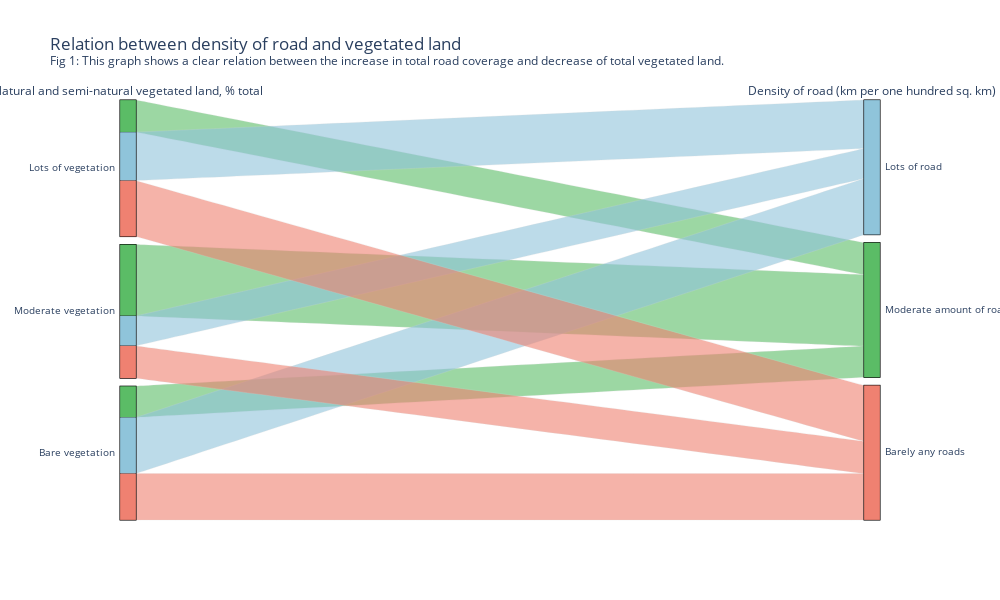

The notebook cell this image was saved under:
### Code cell
new_df_comb = df_comb.dropna(subset=['Density of road (km per one hundred sq. km)', 'Natural and semi-natural vegetated land, % total'])

new_df_comb = new_df_comb.reset_index(drop=True)

new_df_comb['qcut_road'] = pd.qcut(new_df_comb['Density of road (km per one hundred sq. km)'], q=3, labels=['Lots of road', 'Moderate amount of road', 'Barely any roads'])
new_df_comb['qcut_land'] = pd.qcut(new_df_comb['Natural and semi-natural vegetated land, % total'], q=3, labels=['Lots of vegetation', 'Moderate vegetation', 'Bare vegetation'])

comb_sorted = new_df_comb.sort_values(by='qcut_road')

layout = go.Layout(
    title='Relation between density of road and vegetated land <br><sup>Fig 1: This graph shows a clear relation between the increase in total road coverage and decrease of total vegetated land.</sup>',
    height=600, width=1000
)

colors = {
    'Lots of road': '#8fc4da',
    'Moderate amount of road': '#5bbc66',
    'Barely any roads': '#ef8171'
}

dimensions = [
        {'label': 'Natural and semi-natural vegetated land, % total',
         'values': comb_sorted['qcut_land'],
         'categoryorder': 'array', 'categoryarray': ['Lots of vegetation', 'Moderate vegetation', 'Bare vegetation']},
        {'label': 'Density of road (km per one hundred sq. km)',
         'values': comb_sorted['qcut_road'],
         'categoryorder': 'array', 'categoryarray': ['Lots of road', 'Moderate amount of road', 'Barely any roads']},
    ]

trace = go.Parcats(
    dimensions=dimensions,
    line=dict(color=comb_sorted['qcut_road'].map(colors))
)

fig1 = go.Figure(data=trace, layout=layout)

%store fig1

fig1.show()

### Figure 1 — Plotly figure (JSON) as saved in the notebook; plotly's stock layout.template omitted (floating-point values rounded to 4 significant figures; data arrays with more than 128 entries replaced by an {"elided": "..."} marker saying what was removed)
{"data": [{"dimensions": [{"categoryarray": ["Lots of vegetation", "Moderate vegetation", "Bare vegetation"], "categoryorder": "array", "label": "Natural and semi-natural vegetated land, % total", "values": {"elided": "3828 str values"}}, {"categoryarray": ["Lots of road", "Moderate amount of road", "Barely any roads"], "categoryorder": "array", "label": "Density of road (km per one hundred sq. km)", "values": {"elided": "3828 str values"}}], "line": {"color": {"elided": "3828 str values"}}, "type": "parcats"}], "layout": {"height": 600, "title": {"text": "Relation between density of road and vegetated land <br><sup>Fig 1: This graph shows a clear relation between the increase in total road coverage and decrease of total vegetated land.</sup>"}, "width": 1000}}
